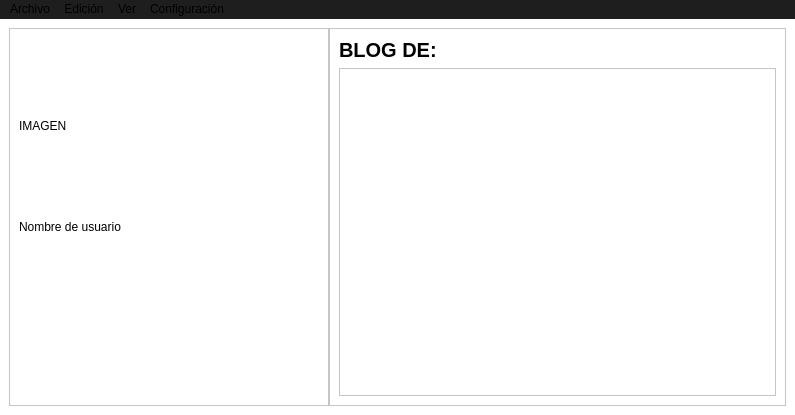
<?xml version="1.0" encoding="UTF-8"?>
<ui version="4.0">
 <class>MainWindow</class>
 <widget class="QMainWindow" name="MainWindow">
  <property name="geometry">
   <rect>
    <x>0</x>
    <y>0</y>
    <width>795</width>
    <height>415</height>
   </rect>
  </property>
  <property name="windowTitle">
   <string>MainWindow</string>
  </property>
  <property name="styleSheet">
   <string notr="true">background:white</string>
  </property>
  <widget class="QWidget" name="centralwidget">
   <layout class="QGridLayout" name="gridLayout">
    <item row="0" column="0">
     <widget class="QFrame" name="centralframe">
      <property name="styleSheet">
       <string notr="true"/>
      </property>
      <property name="frameShape">
       <enum>QFrame::Shape::NoFrame</enum>
      </property>
      <property name="frameShadow">
       <enum>QFrame::Shadow::Plain</enum>
      </property>
      <layout class="QGridLayout" name="gridLayout_2">
       <property name="leftMargin">
        <number>0</number>
       </property>
       <property name="topMargin">
        <number>0</number>
       </property>
       <property name="rightMargin">
        <number>0</number>
       </property>
       <property name="bottomMargin">
        <number>0</number>
       </property>
       <property name="spacing">
        <number>0</number>
       </property>
       <item row="0" column="0">
        <layout class="QHBoxLayout" name="centralLayout">
         <item>
          <widget class="QFrame" name="leftFrame">
           <property name="frameShape">
            <enum>QFrame::Shape::StyledPanel</enum>
           </property>
           <property name="frameShadow">
            <enum>QFrame::Shadow::Raised</enum>
           </property>
           <layout class="QGridLayout" name="gridLayout_3">
            <item row="0" column="0">
             <layout class="QVBoxLayout" name="imageLayout">
              <item>
               <widget class="QLabel" name="image">
                <property name="minimumSize">
                 <size>
                  <width>300</width>
                  <height>0</height>
                 </size>
                </property>
                <property name="text">
                 <string>IMAGEN</string>
                </property>
               </widget>
              </item>
             </layout>
            </item>
            <item row="1" column="0">
             <widget class="QLabel" name="labelBottom">
              <property name="text">
               <string>Nombre de usuario</string>
              </property>
              <property name="alignment">
               <set>Qt::AlignmentFlag::AlignLeading|Qt::AlignmentFlag::AlignLeft|Qt::AlignmentFlag::AlignTop</set>
              </property>
             </widget>
            </item>
           </layout>
          </widget>
         </item>
         <item>
          <widget class="QFrame" name="rightFrame">
           <property name="frameShape">
            <enum>QFrame::Shape::StyledPanel</enum>
           </property>
           <property name="frameShadow">
            <enum>QFrame::Shadow::Raised</enum>
           </property>
           <layout class="QGridLayout" name="gridLayout_4">
            <item row="1" column="0">
             <widget class="QPlainTextEdit" name="textData"/>
            </item>
            <item row="0" column="0">
             <widget class="QLabel" name="labelHeader">
              <property name="font">
               <font>
                <pointsize>15</pointsize>
                <bold>true</bold>
               </font>
              </property>
              <property name="text">
               <string>BLOG DE: </string>
              </property>
             </widget>
            </item>
           </layout>
          </widget>
         </item>
        </layout>
       </item>
      </layout>
     </widget>
    </item>
   </layout>
  </widget>
  <widget class="QMenuBar" name="menubar">
   <property name="geometry">
    <rect>
     <x>0</x>
     <y>0</y>
     <width>795</width>
     <height>33</height>
    </rect>
   </property>
   <property name="styleSheet">
    <string notr="true">background:rgb(30, 30, 30)</string>
   </property>
   <widget class="QMenu" name="menuArchivo">
    <property name="title">
     <string>Archivo</string>
    </property>
    <addaction name="actionNuevo"/>
    <addaction name="actionAbrir"/>
    <addaction name="actionGuardar"/>
    <addaction name="separator"/>
    <addaction name="actionSalir"/>
   </widget>
   <widget class="QMenu" name="menuEdici_n">
    <property name="title">
     <string>Edición</string>
    </property>
    <addaction name="actionCortar"/>
    <addaction name="actionPegar"/>
    <addaction name="actionSeleccionar_Todo"/>
   </widget>
   <widget class="QMenu" name="menuVer">
    <property name="title">
     <string>Ver</string>
    </property>
    <addaction name="actionVer_foto"/>
    <addaction name="separator"/>
    <addaction name="actionPantalla_completa"/>
    <addaction name="actionMinimizar"/>
   </widget>
   <widget class="QMenu" name="menuConfiguraci_n">
    <property name="title">
     <string>Configuración</string>
    </property>
    <addaction name="actionNombre_de_usuario"/>
    <addaction name="actionFoto_de_perfil"/>
    <addaction name="separator"/>
    <addaction name="actionTema_Claro_Oscuro"/>
    <addaction name="actionIdioma"/>
    <addaction name="actionBarra"/>
    <addaction name="separator"/>
    <addaction name="actionTama_o_de_letra"/>
    <addaction name="actionColor_de_letra"/>
   </widget>
   <addaction name="menuArchivo"/>
   <addaction name="menuEdici_n"/>
   <addaction name="menuVer"/>
   <addaction name="menuConfiguraci_n"/>
  </widget>
  <action name="actionNuevo">
   <property name="icon">
    <iconset theme="QIcon::ThemeIcon::DocumentNew"/>
   </property>
   <property name="text">
    <string>Nuevo </string>
   </property>
  </action>
  <action name="actionAbrir">
   <property name="icon">
    <iconset theme="QIcon::ThemeIcon::DocumentOpen"/>
   </property>
   <property name="text">
    <string>Abrir</string>
   </property>
  </action>
  <action name="actionGuardar">
   <property name="icon">
    <iconset theme="QIcon::ThemeIcon::DocumentSave"/>
   </property>
   <property name="text">
    <string>Guardar</string>
   </property>
  </action>
  <action name="actionSalir">
   <property name="icon">
    <iconset theme="QIcon::ThemeIcon::EditClear"/>
   </property>
   <property name="text">
    <string>Salir</string>
   </property>
  </action>
  <action name="actionCortar">
   <property name="icon">
    <iconset theme="QIcon::ThemeIcon::EditCut"/>
   </property>
   <property name="text">
    <string>Cortar</string>
   </property>
  </action>
  <action name="actionPegar">
   <property name="icon">
    <iconset theme="QIcon::ThemeIcon::EditPaste"/>
   </property>
   <property name="text">
    <string>Pegar</string>
   </property>
  </action>
  <action name="actionSeleccionar_Todo">
   <property name="icon">
    <iconset theme="QIcon::ThemeIcon::EditSelectAll"/>
   </property>
   <property name="text">
    <string>Seleccionar Todo</string>
   </property>
  </action>
  <action name="actionVer_foto">
   <property name="icon">
    <iconset theme="QIcon::ThemeIcon::UserAvailable"/>
   </property>
   <property name="text">
    <string>Ver foto</string>
   </property>
  </action>
  <action name="actionPantalla_completa">
   <property name="text">
    <string>Pantalla completa</string>
   </property>
  </action>
  <action name="actionMinimizar">
   <property name="text">
    <string>Minimizar</string>
   </property>
  </action>
  <action name="actionNombre_de_usuario">
   <property name="icon">
    <iconset theme="QIcon::ThemeIcon::ContactNew"/>
   </property>
   <property name="text">
    <string>Nombre de usuario</string>
   </property>
  </action>
  <action name="actionTema_Claro_Oscuro">
   <property name="text">
    <string>Tema (Claro/Oscuro)</string>
   </property>
  </action>
  <action name="actionIdioma">
   <property name="text">
    <string>Idioma (es/es-Es, en/en-US)</string>
   </property>
  </action>
  <action name="actionBarra">
   <property name="text">
    <string>Barra lateral</string>
   </property>
  </action>
  <action name="actionColor_de_letra">
   <property name="text">
    <string>Color de letra</string>
   </property>
  </action>
  <action name="actionTama_o_de_letra">
   <property name="text">
    <string>Tamaño de letra</string>
   </property>
  </action>
  <action name="actionFoto_de_perfil">
   <property name="icon">
    <iconset theme="QIcon::ThemeIcon::AddressBookNew"/>
   </property>
   <property name="text">
    <string>Foto de perfil</string>
   </property>
  </action>
 </widget>
 <resources/>
 <connections/>
</ui>
